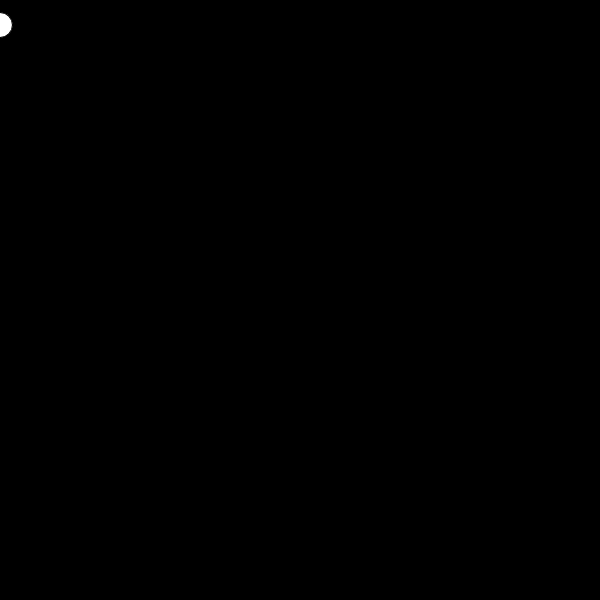
Frame 1 (no input)
Frame 60 (no input): identical to frame 1, image omitted
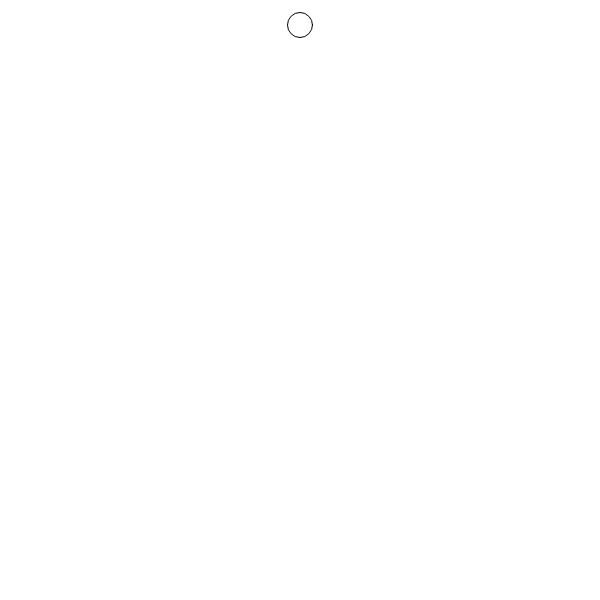
Frame 120 (the mouse pressed at the canvas centre since frame 60)

The p5.js sketch that drew these frames (run headless with seeded random() and noise() and a simulated clock; from frame 60 on, the mouse is pressed at the canvas centre):

// p5.js sketch
// ── sketch.js
var r = 0;
var g = 0;
var b = 0;
function setup(){
  createCanvas(600,600);
}
function draw(){
  let x1 = map(mouseX, 0, 300, 0, 300);
  background(r + x1,g + x1,b + x1);
  fill("white");
  ellipse(x1, 25, 25, 25);
}
